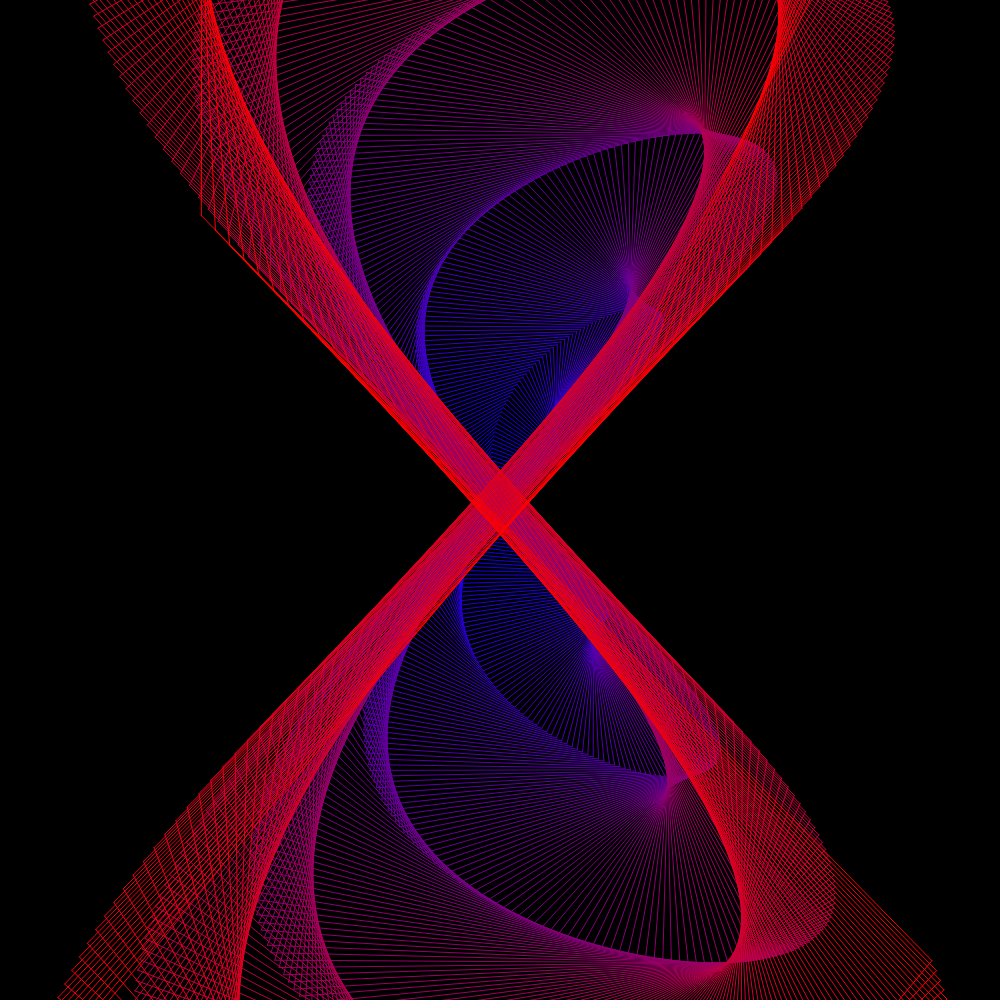
Frame 1 (no input)
Frame 60 (no input): identical to frame 1, image omitted
Frame 120 (the mouse pressed at the canvas centre since frame 60): identical to frame 1, image omitted

The p5.js sketch that drew this single still picture (run headless with seeded random() and noise() and a simulated clock; from frame 60 on, the mouse is pressed at the canvas centre):

// p5.js sketch
// ── sketch.js
/* * * * * * * * * * * * * * * * * * * * * *
Daily sketch #18
8/12/2017
Samuel Mann
   - http://mistermann.me
   - https://www.instagram.com/colakollektiv/
* * * * * * * * * * * * * * * * * * * * * */
var offset = 0;
var offinc = 0.05;
var rotation = 100;
var mod;

function setup(){
   createCanvas(1000, 1000);
   background(0);

   // Place at 0,0 for animation
   // mod = new module(0, 0);

   mod = new module(width/2, height/2);

   for (var i = 0; i < 1500; i++) {
      mod.update();
   }

   mod.show();

}

function draw(){

   // Uncomment for live verion

   // noiseVal = noise(offset) * rotation;
   //
   // push();
   //
   // translate(width/2, height/2);
   // rotate(radians(rotation));
   //
   // background(0);
   //
   // mod.update();
   // mod.show();
   //
   // pop();
   //
   // offset += offinc;
   // rotation+=2;
}

// ── module.js
function module(x, y){
   this.x = x;
   this.y = y;

   var rad = 1;
   var i = 1;
   var inc = 0.005;
   this.verts = [];

   this.update = function(){
      this.x += cos(i * 2) * rad;
      this.y += sin(i) * rad;
      rad += .5;
      i+= 0.9;

      var v = createVector(this.x, this.y);
      this.verts.push(v);

   }

   this.show = function(){

      stroke(255);
      noFill();

      for (var i = 1; i < this.verts.length; i++) {
         stroke(i * 255/this.verts.length, 0, 255 - (i * 255/this.verts.length));
         line(this.verts[i-1].x, this.verts[i-1].y, this.verts[i].x, this.verts[i].y);
      }
   }

}
